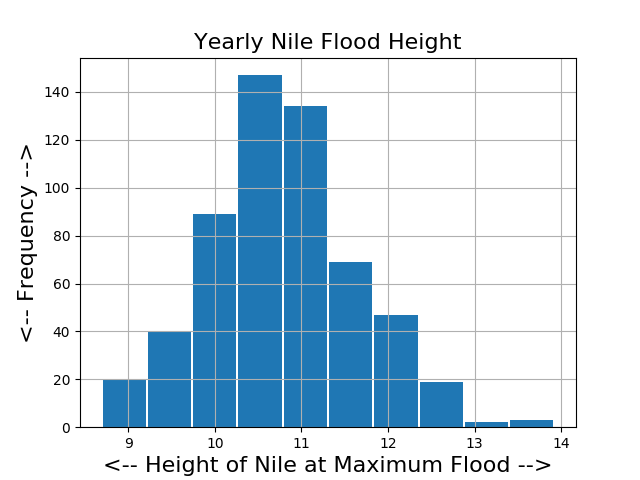

Python code for this plot:
#! /usr/bin/env python3
#
def nile_histogram ( ):

#*****************************************************************************80
#
## nile_histogram plots a histogram of yearly flood levels for the Nile.
#
#  Licensing:
#
#    This code is distributed under the GNU LGPL license.
#
#  Modified:
#
#    23 April 2019
#
#  Author:
#
#    John Burkardt
#
  import matplotlib.pyplot as plt
  import numpy as np
  import platform

  print ( '' )
  print ( 'nile_histogram:' )
  print ( '  Python version: %s' % ( platform.python_version ( ) ) )
  print ( '  Make a histogram of yearly Nile flood levels.' )
#
#  Read the pairs from the file.
#
  filename = 'nile_data.txt'
  data = np.loadtxt ( filename )
  year = data[:,0]
  height = data[:,1]

  m = len ( year )
  print ( '' )
  print ( '  %d data records read from file.' % ( m ) )
#
#  Plot the data.
#
  plt.hist ( height, rwidth = 0.95 )
  plt.grid ( True )
  plt.xlabel ( '<-- Height of Nile at Maximum Flood -->', fontsize = 16 )
  plt.ylabel ( '<-- Frequency -->', fontsize = 16 )
  plt.title ( 'Yearly Nile Flood Height', fontsize = 16 )
#
#  Save the graphics in a file.
#
  filename = 'nile_histogram.png'
  plt.savefig ( filename )
  print ( '' )
  print ( '  Graphics saved as "%s"' % ( filename ) )
  plt.show ( block = False )

  plt.clf ( )
#
#  Terminate.
#
  print ( '' )
  print ( 'nile_histogram:' )
  print ( '  Normal end of execution.' )

  return

if ( __name__ == '__main__' ):
  from timestamp import timestamp
  timestamp ( )
  nile_histogram ( )
  timestamp ( )
